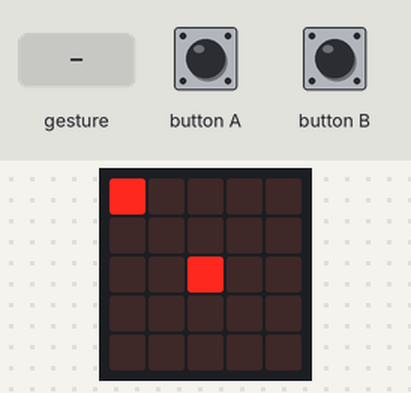
Simulated run of this program. Board: BBC micro:bit (MakeCode). Parts: the board's 5×5 LED display. The inputs (shaded band) are chosen by the test bench. A tilt is held for 1.5 s and a shake lasts 1 s, then the board lies face up again.

Above: at 1.2 s.
1.3 s: button A pressed for 0.15 s
At 2.4 s:
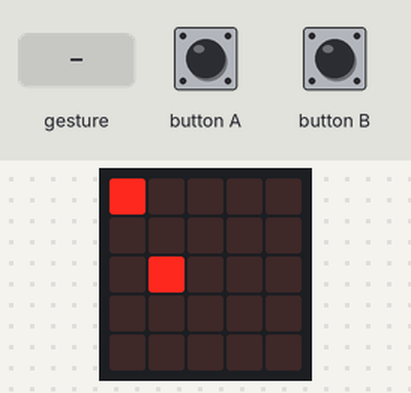
2.9 s: gesture 'logo up'
At 4.2 s:
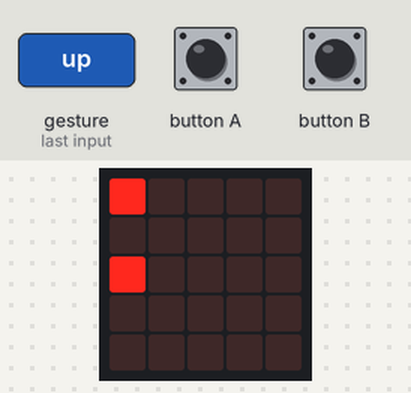
4.5 s: gesture 'logo down'
At 5.4 s:
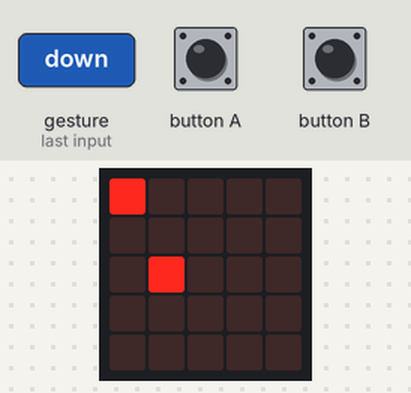
6.0 s: button B pressed for 0.15 s
At 7.2 s:
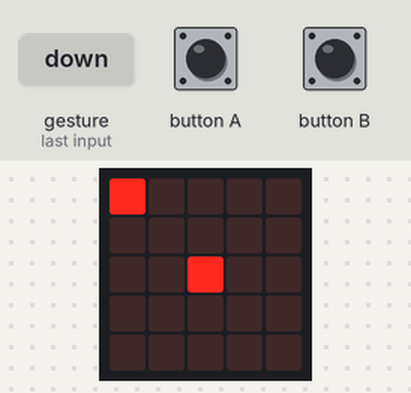
7.6 s: button B pressed for 0.15 s
At 8.4 s:
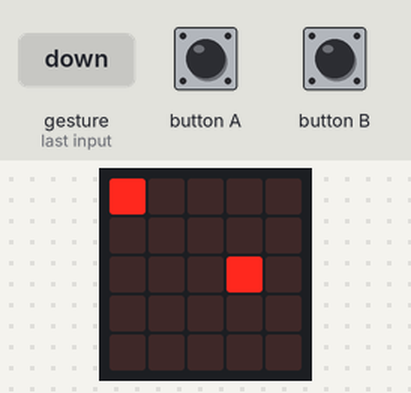
9.2 s: button B pressed for 0.15 s
At 9.6 s:
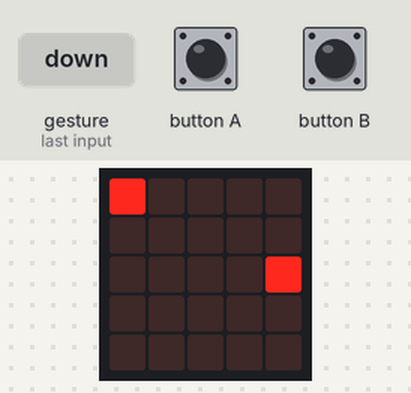
Timing chart, 0 to 11.8 s (numbered marks = the images above; inputs shaded):
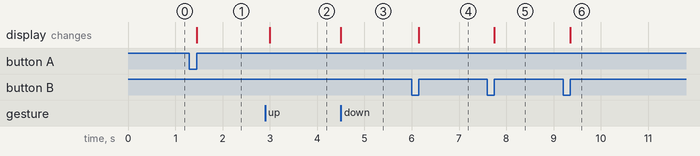

Measured:
- after the input at 1.3 s, the display: changes after 0.15 s (image 1)
- after the input at 2.9 s, the display: changes after 0.10 s (image 2)
- after the input at 4.5 s, the display: changes at once (image 3)
- after the input at 6.0 s, the display: changes after 0.15 s (image 4)
- after the input at 7.6 s, the display: changes after 0.15 s (image 5)
- after the input at 9.2 s, the display: changes after 0.15 s (image 6)

The program:

main.ts
```typescript
input.onButtonPressed(Button.A, function () {
    she.move(-1)
})
input.onGesture(Gesture.LogoDown, function () {
    she.move(1)
})
input.onButtonPressed(Button.B, function () {
    she.move(1)
})
input.onGesture(Gesture.LogoUp, function () {
    she.move(-1)
})
let she: game.LedSprite = null
she = game.createSprite(2, 2)
let dianxin = game.createSprite(0 % 4, 0 % 4)
basic.forever(function () {
    if (she.isTouching(dianxin)) {
        game.addScore(1)
        dianxin.delete()
        basic.pause(100)
        dianxin = game.createSprite(0 % 4, 0 % 4)
    }
    if (game.score() == 5) {
        basic.showIcon(IconNames.Heart)
        music._playDefaultBackground(music.builtInPlayableMelody(Melodies.Dadadadum), music.PlaybackMode.InBackground)
        game.gameOver()
    }
})
```

test.ts
```typescript
// 테스트는 여기로 이동합니다; 이 패키지가 확장으로 사용될 때 컴파일되지 않을 것 입니다.
```
